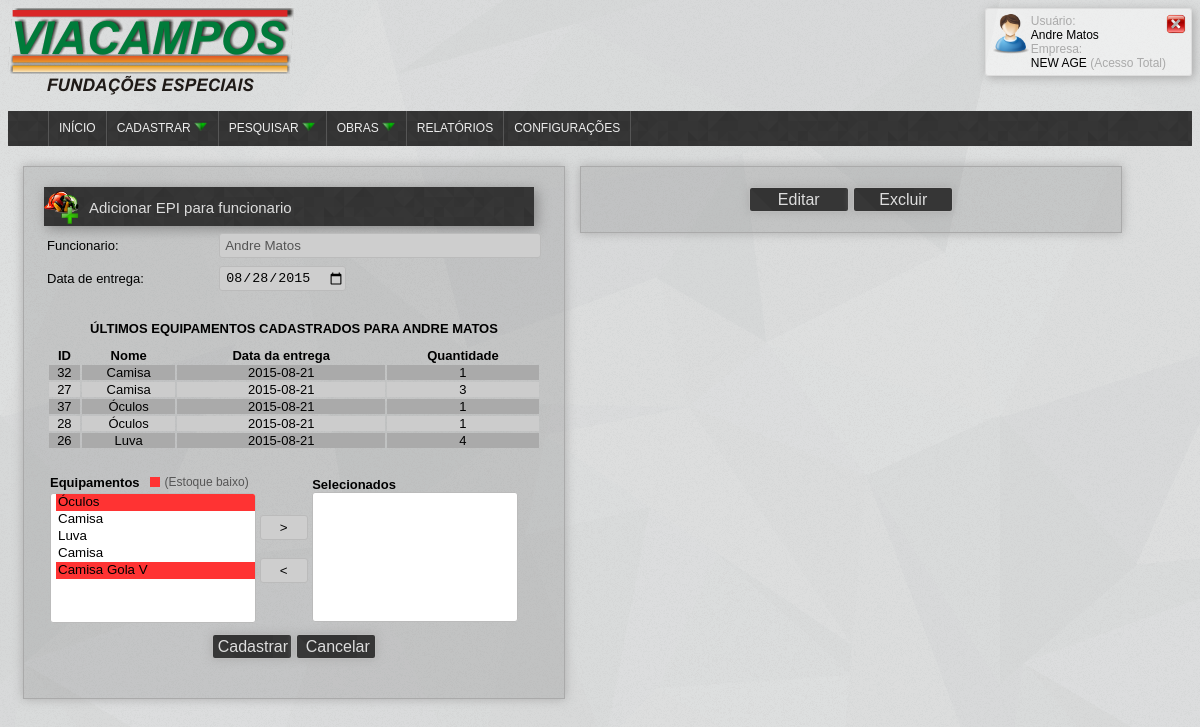
The app's page /administrator/add_epiXfunc.php?tipo=cadastrar&id=18 (signed in) with its own data.
### tables this page shows
CREATE TABLE IF NOT EXISTS `funcionario` (
  `id_tabela` int(11) NOT NULL,
  `cod_serie` varchar(255) NOT NULL,
  `id` int(11) NOT NULL,
  `nome` varchar(255) NOT NULL,
  `cpf` varchar(14) NOT NULL,
  `rg` varchar(12) NOT NULL,
  `org_em_rg` varchar(255) NOT NULL,
  `data_em_rg` date NOT NULL,
  `num_tit_eleitor` varchar(30) NOT NULL,
  `data_nasc` date NOT NULL,
  `telefone` varchar(15) NOT NULL,
  `email` varchar(255) NOT NULL,
  `email_empresa` varchar(255) NOT NULL,
  `senha` varchar(255) NOT NULL,
  `is_admin` int(11) NOT NULL,
  `id_cbo` int(11) NOT NULL,
  `id_endereco` int(11) NOT NULL,
  `id_turno` int(11) NOT NULL,
  `id_empresa` int(11) NOT NULL,
  `id_empresa_filial` int(11) NOT NULL,
  `id_supervisor` int(11) NOT NULL,
  `id_dados_bancarios` int(11) NOT NULL,
  `data_adm` date NOT NULL COMMENT 'Data de admissão',
  `data_dem` date NOT NULL COMMENT 'Data de demissão',
  `salario_base` double NOT NULL,
  `qtd_horas_sem` int(11) NOT NULL,
  `num_cart_trab` varchar(50) NOT NULL,
  `num_serie_cart_trab` varchar(50) NOT NULL,
  `id_uf_cart_trab` int(11) NOT NULL COMMENT 'id do estado',
  `num_pis` varchar(20) NOT NULL,
  `data_ini` date NOT NULL COMMENT 'data inicio da validade do registro',
  `data_fim` date NOT NULL COMMENT 'data fim da validade do registro',
  `oculto` int(11) NOT NULL
);

CREATE TABLE IF NOT EXISTS `equipamentos_func` (
  `id` int(11) NOT NULL,
  `codigo` varchar(50) NOT NULL,
  `nome_epi` varchar(255) NOT NULL,
  `descricao` varchar(500) NOT NULL,
  `id_empresa` int(11) NOT NULL,
  `quantidade` int(11) NOT NULL,
  `epi` int(11) NOT NULL COMMENT 'Se é ou não um equipamento de proteção individual'
);

CREATE TABLE IF NOT EXISTS `funcionario_epi` (
  `id` int(11) NOT NULL,
  `id_func` int(11) NOT NULL,
  `id_epi` int(11) NOT NULL,
  `data_entrega` date NOT NULL,
  `quantidade` int(11) NOT NULL
);

### model/class_funcionario_bd.php (called while the page is built, shortened)
<?php
include_once("class_epi_bd.php");
require_once(dirname(__FILE__) . "/../global.php");
class Funcionario{
	public function get_func_id($id){
		 $sql = new Sql();
		 $g = new Glob();
		 $query = "SELECT * FROM funcionario WHERE id= '%s' && oculto = 0";
		 $result = $g->tratar_query($query, $id);
		 if(@mysql_num_rows($result) == 0){
            return false;
	     }else{
	     	$row = mysql_fetch_array($result, MYSQL_ASSOC);
	     	$this->id = $row['id'];
	     	$this->nome = $row['nome'];
	     	return $this;
	     }
	}
}
 ?>

### global.php (called while the page is built, shortened)
<?php
class Glob{
    function tratar_query($query)
    {
        $args = func_get_args();
        $query = array_shift($args);
        foreach ($args as $key => $arg) {
            if (is_string($arg)) {
                $args[$key] = mysql_real_escape_string($arg);
            }
        }
        array_unshift($args, $query);
        $query = call_user_func_array('sprintf', $args);
        return mysql_query($query);
    }
}
?>

### model/class_epi_bd.php (called while the page is built, shortened)
<?php
include_once("../global.php");
class Epi{
	public function get_epi_func($id_func){
		$sql = new Sql();
		$g = new Glob();
		$lista = array();
		$query = "SELECT * FROM `equipamentos_func` inner JOIN funcionario_epi WHERE equipamentos_func.id = funcionario_epi.id_epi and funcionario_epi.id_func = %s ORDER BY data_entrega DESC";
		$query_tra = $g->tratar_query($query, $id_func);
		while($row = mysql_fetch_array($query_tra)){
		    $u = new Epi();
			foreach($row as $k => $v)
				$u->$k = $v;
			$lista[] = $u;
		}
		return $lista;
	}
}
?>

### administrator/add_epiXfunc.php (the view, shortened to what this page needs)
<?php
 include("../model/class_epi_bd.php");
 include_once("../model/class_rend_double_select.php");
 include("../model/class_funcionario_bd.php");
 ?>
<head>
   <link rel="stylesheet" type="text/css" href="style.css">
</head>
<body>
   <?php include_once("../view/topo.php"); ?>
   <div class="formulario">
   <?php if(isset($_GET['tipo']) && $_GET['tipo'] == 'cadastrar'){ ?>
           <div class="title-box" style="float:left"><div style="float:left"><img src="../images/icon-add-epi.png" width="35px"></div><div style="float:left; margin-top:10px; margin-left:10px;"><span class="title">Adicionar EPI para funcionario</span></div></div>
           <?php
                     $func = new Funcionario();
                     $func = $func->get_func_id($_GET['id']);
            ?>
            <form method="POST" id="add_epiXfunc" action="add_epiXfunc.php" onsubmit="return validate(this)">
                  <table border="0" style="width:100%">
                      <tr>
                           <td><span>Funcionario:</td>
                           <td><input style="width:100%" type="text" id="funcionario" disabled name="funcionario" value="<?php echo $func->nome; ?>"></td>
                      </tr>
                      <tr> <td ><span>Data de entrega:</span></td> <td><input type="date" id="data" name="data" value='<?php echo date("Y-m-d"); ?>'></td></tr>
                      <tr>
                          <td colspan="2">
                              <?php
                                   $u = new Epi();
                                    $epi_func = $u->get_epi_func($func->id);
                                    $aux=0;
                                    echo '<table class="exibe_equipamentos" border="0">';
                                    echo '<tr><td colspan="4" style="padding:10px;"><span><b>ÚLTIMOS EQUIPAMENTOS CADASTRADOS PARA '.strtoupper($func->nome).'</b></span></td></tr>';
                                    echo '<tr> <td><span><b>ID</b></span></td> <td><span><b>Nome</b></span></td> <td><span><b>Data da entrega</b></span></td><td><span><b>Quantidade</b></span></td></tr>';
                                    foreach ($epi_func as $key => $value) {
                                       if($aux%2 == 0)
                                          echo '<tr style="background-color:#aaa"><td><span>'.$epi_func[$key]->id.'</span></td><td><span>'.$epi_func[$key]->nome_epi.'</span></td><td><span>'.$epi_func[$key]->data_entrega.'</span></td><td><span>'.$epi_func[$key]->quantidade.'</span></td></tr>';
                                       else
                                          echo '<tr style="background-color:#ccc"><td><span>'.$epi_func[$key]->id.'</span></td><td><span>'.$epi_func[$key]->nome_epi.'</span></td><td><span>'.$epi_func[$key]->data_entrega.'</span></td><td><span>'.$epi_func[$key]->quantidade.'</span></td></tr>';
                                        $aux++;
                                        if($aux >= 5)break;
                                    }
                                    echo '</table>';
                               ?>
                          </td>
                      </tr>
                      <tr>
                              <td colspan="2">
                                  <div id="equipamentos">
                                </div>
                              </td>
                     </tr>
                     <tr>
                        <td colspan="3" style="text-align:center">
                          <input style="width:80px;" type="submit" name="button" class="button" id="buttonAvancar" onclick="selectAll()" value="Cadastrar">
                          <input style="width:80px;" name="button" class="button" onclick="window.location.href='add_epiXfunc.php'" id="button" value="Cancelar">
                        </td>
                     </tr>
                  </table>
               </form>
   <?php }else if(isset($_GET['tipo']) && $_GET['tipo'] == 'editar'){ ?>
            <div class="title-box" style="float:left"><div style="float:left"><img src="../images/edit-icon.png" width="35px"></div><div style="float:left; margin-top:10px; margin-left:10px;"><span class="title">Editar EPI para funcionario</span></div></div>
                 <?php
                     $func = new Funcionario();
                     $func = $func->get_func_id($_GET['id']);
                     $u = new Epi();
                     $epi_func = $u->get_epi_func($func->id);
                  ?>
            <form method="POST" id="add_epiXfunc" action="add_epiXfunc.php" onsubmit="return validate(this)">
                  <table border="0" style="width:100%; text-align:center">
                      <input type="hidden" id="tipo" name="tipo" value="cadastrar">
                      <input type="hidden" id="id_func" name="id_func" value="<?php echo $func->id; ?>">
                      <tr><td style="width:100px;"><span>Funcionario:</td><td colspan="4"><input style="width:100%" type="text" id="funcionario" disabled name="funcionario" value="<?php echo $func->nome; ?>">
                      <tr> <td ><span>ID</span></td> <td><span>Nome</span></td> <td><span>Quantidade</span></td><td><span>Data</span></td></tr>
                      <?php foreach ($epi_func as $key => $value) {
                        echo '<tr><td><span>'.$epi_func[$key]->id.'</span></td><td><span>'.$epi_func[$key]->nome_epi.'</span></td><td><span>'.$epi_func[$key]->quantidade.'</span></td><td><span>'.$epi_func[$key]->data_entrega.'</span></td></tr>';
                      } ?>
                     <tr>
                        <td colspan="4" style="text-align:center">
                          <input style="width:80px;" type="button" name="button" class="button" id="buttonAvancar" onclick="selectAll()" value="Editar">
                          <input style="width:80px;" type="button" name="button" class="button" onclick="window.location.href='add_epiXfunc.php'" id="button" value="Cancelar">
                        </td>
                     </tr>
                  </table>
               </form>
   <?php }?>
    </div>
    <?php include("informacoes_func_epi.php") ?>
</body>

### administrator/style.css (style rules this page uses)
body { background: url("../images/shattered.png"); font-family: Arial; }
body span, body table tr td span { font-size: 13px; }
.title { font-size:15px; }
.title-box { box-shadow: 2.8px 2.8px 12px #888; width: 98%; background: url("../images/footer_lodyas.png"); background-size: 200px; color: #ddd; padding: 2px 0px 2px 0px; float:left; }
.formulario table { margin-top: 10px; }
.formulario table td { padding-top:5px; }
.formulario table input { background-color: #cecece; border: 1px solid #bcbcbc; height:30px; border: 0; transition: all 0.5s; }
.formulario { padding:20px; box-shadow: 0px 0px 10px #aaa; float: left; margin-top: 20px; margin-left: 15px; border: 1px solid#aaa; margin-bottom: 20px; width: 500px; text-align: center; background-color: rgba(100,100,100,0.2); }
.formulario form input, .formulario form select { height: 25px; border: 1px solid#bbb; padding-left: 5px; border-radius: 3px; }
.button { background: url("../images/footer_lodyas.png"); width: 100px; height: 25px; color:#ddd; border: 1px solid#bbb; border-radius: 3px; text-align: center; font-size:16px; box-shadow: 0px 0px 10px #aaa; }
.exibe_equipamentos { width:100%; text-align:center; }
.exibe_equipamentos tr td { padding: 0px; }

### records on screen
funcionario: funcionario "Andre Matos", nome "ANDRE MATOS"
equipamentos_func: funcionario_epi.id "32", nome_epi "Camisa", funcionario_epi.data_entrega "2015-08-21", funcionario_epi.quantidade "1"
equipamentos_func: funcionario_epi.id "27", nome_epi "Camisa", funcionario_epi.data_entrega "2015-08-21", funcionario_epi.quantidade "3"
equipamentos_func: funcionario_epi.id "37", nome_epi "Óculos", funcionario_epi.data_entrega "2015-08-21", funcionario_epi.quantidade "1", funcionario_epi.id "28"
equipamentos_func: funcionario_epi.id "26", nome_epi "Luva", funcionario_epi.data_entrega "2015-08-21", funcionario_epi.quantidade "4"

### other values on screen
$_SESSION["user"] "Andre Matos"
$_SESSION['empresa'] "NEW AGE"
$nivel_acesso "Acesso Total"
$titleAvaliable "Equipamentos"
$titleSelected "Selecionados"
